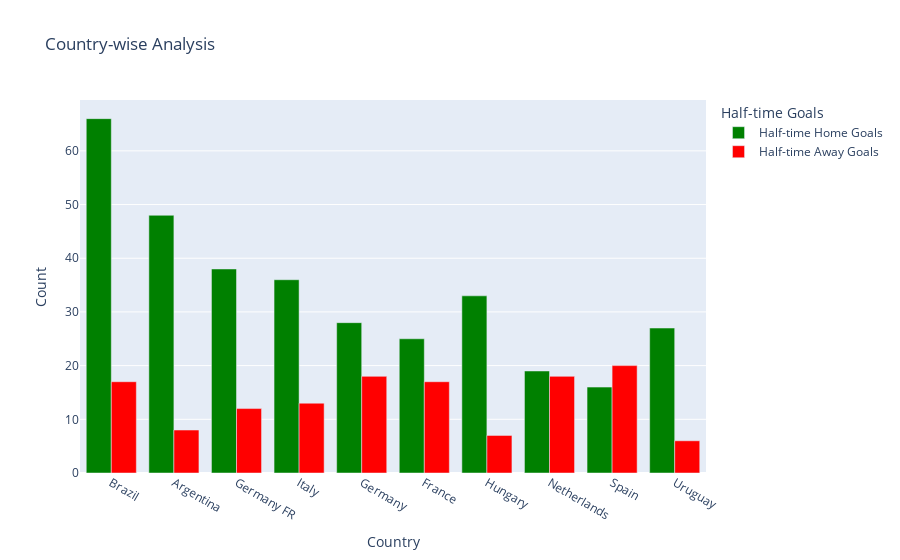

Write notebook code for a chart like this one.
### Code cell
# Insight 4 : Brazil has again scored a majority of total goals playing as home team whereas spain scored more goals playing as away country rather than home country
total.reset_index(inplace=True)
total.rename(columns={'index': 'Country'}, inplace=True)

# Melt the DataFrame
total_long = total.melt(id_vars='Country', var_name='Half-time Goals', value_name='Count')

# Plot the data
fig = px.bar(total_long, x='Country', y='Count', color='Half-time Goals', title='Country-wise Analysis', 
             color_discrete_sequence=[ 'green', 'red'], barmode='group')
fig.show()

### Figure 1 — Plotly figure (JSON) as saved in the notebook; plotly's stock layout.template omitted (floating-point values rounded to 4 significant figures)
{"data": [{"alignmentgroup": "True", "hovertemplate": "Half-time Goals=Half-time Home Goals<br>Country=%{x}<br>Count=%{y}<extra></extra>", "legendgroup": "Half-time Home Goals", "marker": {"color": "green", "pattern": {"shape": ""}}, "name": "Half-time Home Goals", "offsetgroup": "Half-time Home Goals", "orientation": "v", "showlegend": true, "textposition": "auto", "type": "bar", "x": ["Brazil", "Argentina", "Germany FR", "Italy", "Germany", "France", "Hungary", "Netherlands", "Spain", "Uruguay"], "xaxis": "x", "y": [66, 48, 38, 36, 28, 25, 33, 19, 16, 27], "yaxis": "y"}, {"alignmentgroup": "True", "hovertemplate": "Half-time Goals=Half-time Away Goals<br>Country=%{x}<br>Count=%{y}<extra></extra>", "legendgroup": "Half-time Away Goals", "marker": {"color": "red", "pattern": {"shape": ""}}, "name": "Half-time Away Goals", "offsetgroup": "Half-time Away Goals", "orientation": "v", "showlegend": true, "textposition": "auto", "type": "bar", "x": ["Brazil", "Argentina", "Germany FR", "Italy", "Germany", "France", "Hungary", "Netherlands", "Spain", "Uruguay"], "xaxis": "x", "y": [17, 8, 12, 13, 18, 17, 7, 18, 20, 6], "yaxis": "y"}], "layout": {"autosize": true, "barmode": "group", "legend": {"title": {"text": "Half-time Goals"}, "tracegroupgap": 0}, "title": {"text": "Country-wise Analysis"}, "xaxis": {"anchor": "y", "autorange": true, "domain": [0, 1], "range": [-0.5, 9.5], "title": {"text": "Country"}, "type": "category"}, "yaxis": {"anchor": "x", "autorange": true, "domain": [0, 1], "range": [0, 69.47], "title": {"text": "Count"}, "type": "linear"}}}
